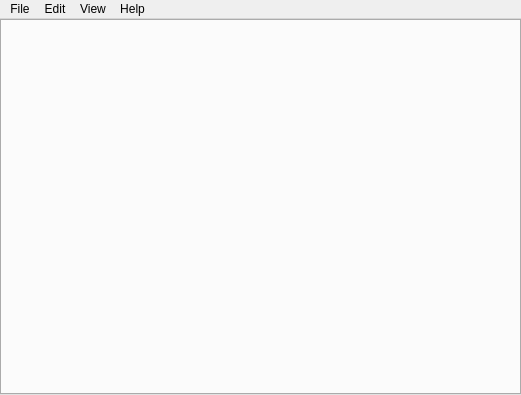
<?xml version="1.0" encoding="UTF-8"?>
<ui version="4.0">
 <class>MainWindow</class>
 <widget class="QMainWindow" name="MainWindow">
  <property name="geometry">
   <rect>
    <x>0</x>
    <y>0</y>
    <width>521</width>
    <height>395</height>
   </rect>
  </property>
  <property name="windowTitle">
   <string>QTerminal</string>
  </property>
  <widget class="QWidget" name="centralWidget">
   <layout class="QVBoxLayout" name="verticalLayout">
    <property name="spacing">
     <number>0</number>
    </property>
    <property name="margin">
     <number>0</number>
    </property>
    <item>
     <widget class="QTabWidget" name="tabWidget">
      <property name="currentIndex">
       <number>-1</number>
      </property>
      <property name="tabsClosable">
       <bool>true</bool>
      </property>
      <property name="movable">
       <bool>true</bool>
      </property>
     </widget>
    </item>
   </layout>
  </widget>
  <widget class="QMenuBar" name="menuBar">
   <property name="geometry">
    <rect>
     <x>0</x>
     <y>0</y>
     <width>521</width>
     <height>25</height>
    </rect>
   </property>
   <widget class="QMenu" name="menuFile">
    <property name="title">
     <string>File</string>
    </property>
   </widget>
   <widget class="QMenu" name="menuEdit">
    <property name="title">
     <string>Edit</string>
    </property>
   </widget>
   <widget class="QMenu" name="menuView">
    <property name="title">
     <string>View</string>
    </property>
   </widget>
   <widget class="QMenu" name="menuHelp">
    <property name="title">
     <string>Help</string>
    </property>
   </widget>
   <addaction name="menuFile"/>
   <addaction name="menuEdit"/>
   <addaction name="menuView"/>
   <addaction name="menuHelp"/>
  </widget>
 </widget>
 <layoutdefault spacing="6" margin="11"/>
 <resources/>
 <connections/>
</ui>
